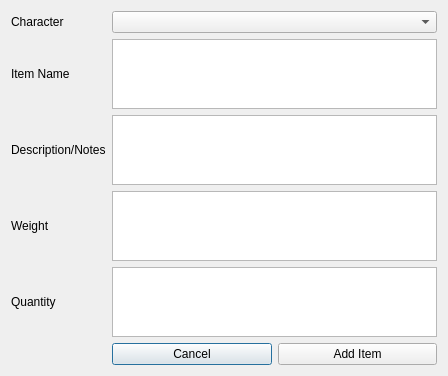
<?xml version="1.0" encoding="UTF-8"?>
<ui version="4.0">
 <class>CreateItemDialog</class>
 <widget class="QDialog" name="CreateItemDialog">
  <property name="geometry">
   <rect>
    <x>0</x>
    <y>0</y>
    <width>448</width>
    <height>374</height>
   </rect>
  </property>
  <property name="sizePolicy">
   <sizepolicy hsizetype="Preferred" vsizetype="Preferred">
    <horstretch>0</horstretch>
    <verstretch>0</verstretch>
   </sizepolicy>
  </property>
  <property name="windowTitle">
   <string>Dialog</string>
  </property>
  <layout class="QGridLayout" name="gridLayout">
   <item row="0" column="1">
    <widget class="QComboBox" name="characterName"/>
   </item>
   <item row="4" column="0">
    <widget class="QLabel" name="label_5">
     <property name="text">
      <string>Quantity</string>
     </property>
    </widget>
   </item>
   <item row="0" column="0">
    <widget class="QLabel" name="label_3">
     <property name="text">
      <string>Character</string>
     </property>
    </widget>
   </item>
   <item row="3" column="0">
    <widget class="QLabel" name="label_4">
     <property name="text">
      <string>Weight</string>
     </property>
    </widget>
   </item>
   <item row="1" column="0">
    <widget class="QLabel" name="label">
     <property name="text">
      <string>Item Name</string>
     </property>
    </widget>
   </item>
   <item row="5" column="1">
    <layout class="QHBoxLayout" name="horizontalLayout">
     <item>
      <widget class="QPushButton" name="cancelButton">
       <property name="text">
        <string>Cancel</string>
       </property>
      </widget>
     </item>
     <item>
      <widget class="QPushButton" name="createButton">
       <property name="text">
        <string>Add Item</string>
       </property>
      </widget>
     </item>
    </layout>
   </item>
   <item row="2" column="0">
    <widget class="QLabel" name="label_2">
     <property name="text">
      <string>Description/Notes</string>
     </property>
    </widget>
   </item>
   <item row="1" column="1">
    <widget class="QPlainTextEdit" name="itemName"/>
   </item>
   <item row="2" column="1">
    <widget class="QPlainTextEdit" name="itemDesc"/>
   </item>
   <item row="3" column="1">
    <widget class="QPlainTextEdit" name="itemWeight"/>
   </item>
   <item row="4" column="1">
    <widget class="QPlainTextEdit" name="itemQuantity"/>
   </item>
  </layout>
 </widget>
 <resources/>
 <connections/>
</ui>
